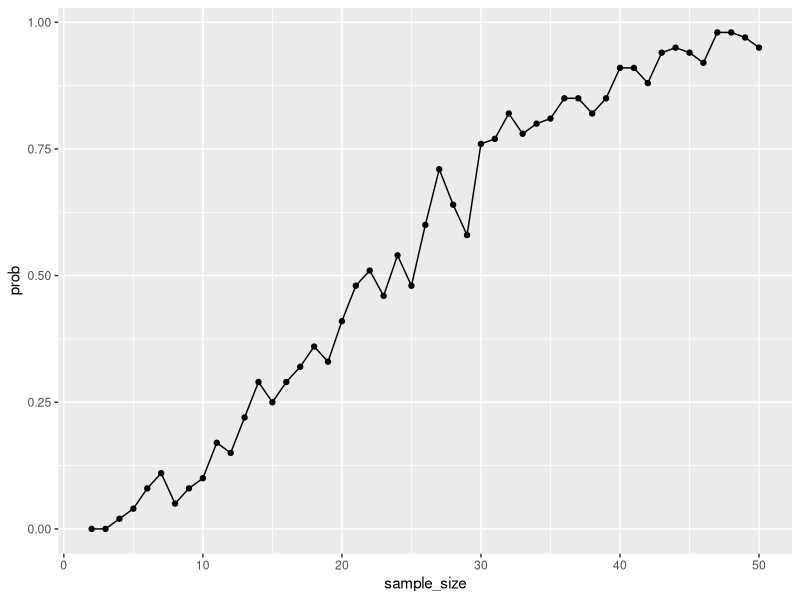
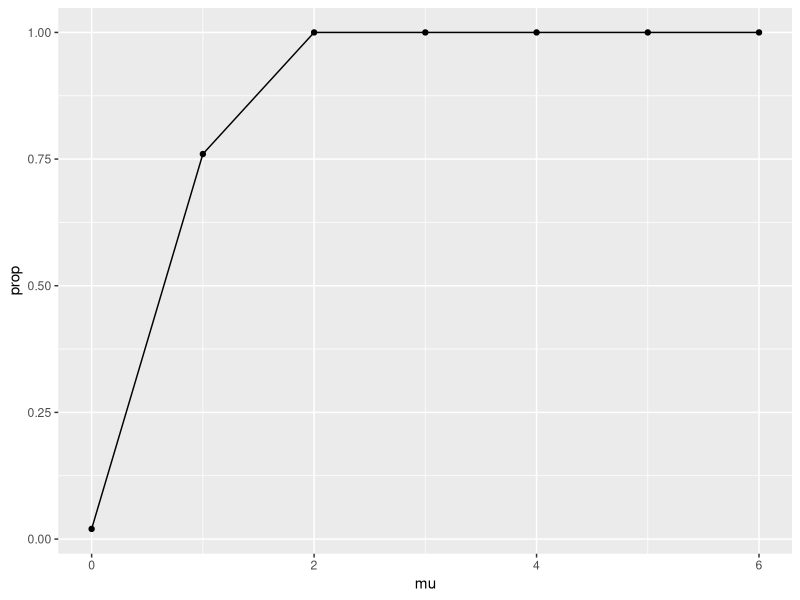
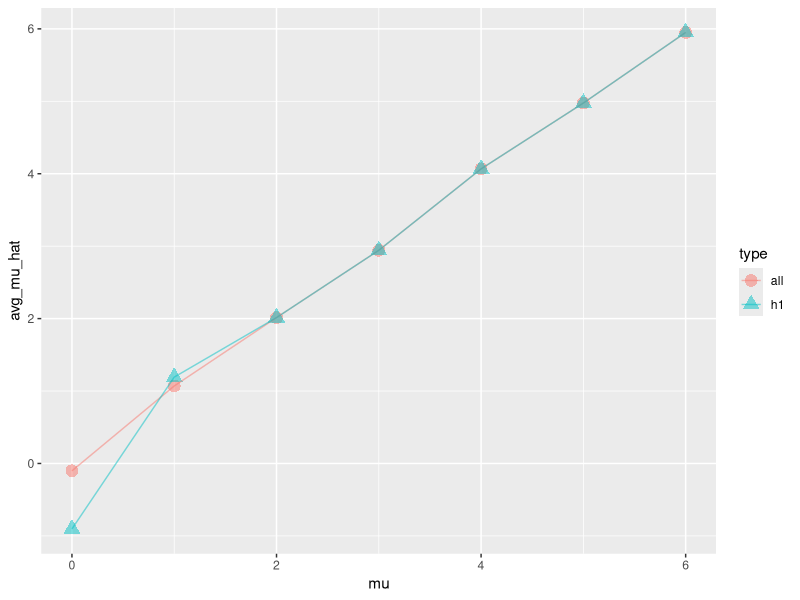

Write R code to recreate these figures, in order.
## ---- chunk 1
# Setup
library(tidyverse)
set.seed(2648)
## ---- chunk 2

# Setup
iter = 100 #10000

# Function to test if there are duplicate birthdays in the group of n people.

dob_dup = function(n) {
  
  dob = sample(1:365, n, replace = TRUE)
  dob_dup = any(duplicated(dob))
    
}

# Simulating 10000 times for each group size between 2 and 50 and compute the probabilities across sample sizes.

sim_dob_dup = expand_grid(
    sample_size = 2:50,
    iter = 1:iter
  ) |> 
  mutate(dob_dup_fl = map(sample_size, dob_dup)) |> 
  unnest(cols = dob_dup_fl) |> 
  group_by(sample_size) |> 
  summarise(prob = mean(dob_dup_fl))

sim_dob_dup |> 
  knitr::kable()

# Make a plot showing the probability as a function of group size.

sim_dob_dup |> 
  ggplot(aes(x = sample_size, y = prob)) +
  geom_point() +
  geom_line()

## ---- chunk 3

# Setup

n = 30
sigma = 5
iter = 50

# Function for reporting mu hat and p value from t test.

my_ttest = function(mu) {
  
  x = rnorm(n = n, mean = mu, sd = sqrt(sigma))
  
  result = t.test(x, mu = 0, conf.level = 0.95) |> 
    broom::tidy() |> 
    select(estimate, p.value) |> 
    rename(mu_hat = estimate,
           p_value = p.value) |> 
    mutate(reject_h0 = ifelse(p_value < 0.05, TRUE, FALSE))
  
}

# Simulating 5000 times for mu from 1 to 6.

sim_ttest = expand_grid(
    mu = 0:6,
    iter = 1:iter
  ) |> 
  mutate(ttest = map(mu, my_ttest)) |> 
  unnest(cols = ttest)

# Make a plot showing the proportion of times the null was rejected.

sim_ttest |> 
  group_by(mu) |> 
  summarise(prop = mean(reject_h0)) |> 
  ggplot(aes(x = mu, y = prop)) +
  geom_point() +
  geom_line()

## ---- chunk 4

# Make a plot showing the average estimate of mu hat in all samples and only in samples for which the null was rejected.

sim_ttest |> 
  mutate(mu_hat_h1 = ifelse(reject_h0, mu_hat, NA)) |> 
  group_by(mu) |> 
  summarise(avg_mu_hat_all = mean(mu_hat),
            avg_mu_hat_h1 = mean(mu_hat_h1, na.rm = TRUE)) |> 
  pivot_longer(cols = starts_with("avg_mu_hat"),
               names_to = "type",
               values_to = "avg_mu_hat",
               names_prefix = "avg_mu_hat_") |> 
  ggplot(aes(x = mu, y = avg_mu_hat, colour = type, shape = type)) +
  geom_point(alpha = 0.5, size = 4) +
  geom_line(alpha = 0.5)

